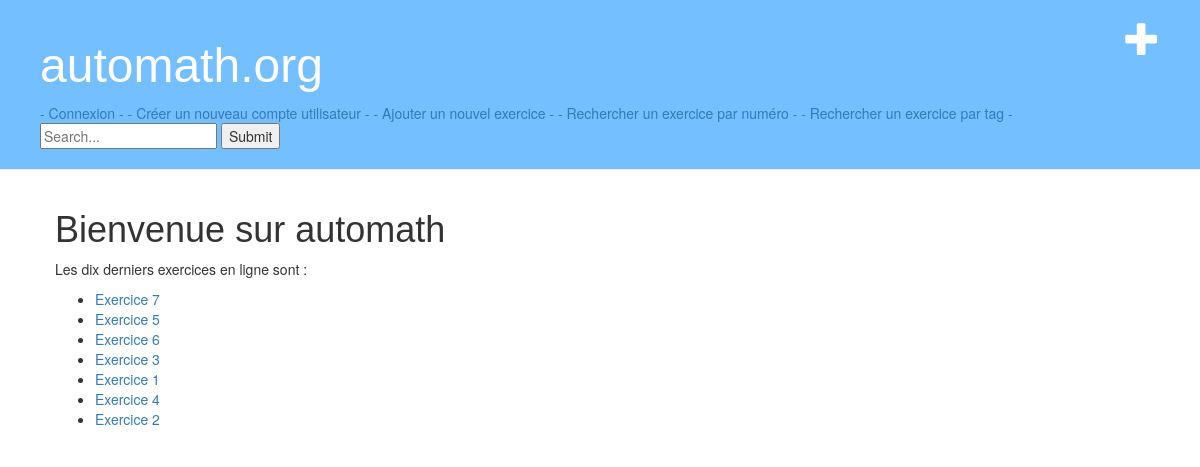
Before: /exobase/ with the older database file.
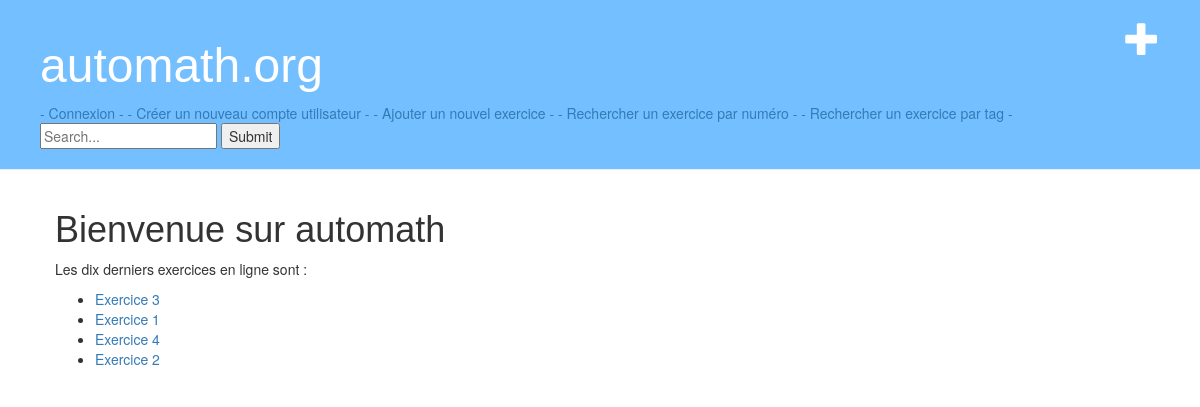
After: the same page with the newer database file.
### exobase/models.py (models this page shows, shortened)
class Exercice(models.Model):
    enonce_text = models.TextField()
    corrige_text = models.TextField(default="pas de correction")
    pub_date = models.DateTimeField('date published')
    tags = TaggableManager()
    author = models.ForeignKey(User)

### exobase/views.py (the view)
def index(request):
    latest_exercice_list = Exercice.objects.order_by('-pub_date')[:10]
    context = {'latest_exercice_list': latest_exercice_list}
    return render(request, 'exobase/index.html', context)

### exobase/templates/exobase/index.html
{% extends 'exobase/base.html' %}
{% block content %}
<h1>Bienvenue sur automath</h1>
{% if latest_exercice_list %}
<p> Les dix derniers exercices en ligne sont : </p>
    <ul>
    {% for exercice in latest_exercice_list %}
        <li><a href="/exobase/{{ exercice.id }}/">Exercice {{ exercice.id }}</a></li>
    {% endfor %}
    </ul>
{% else %}
    <p>Aucun exercice n'est présent dans la base.</p>
{% endif %}
{% endblock %}

Changed rows visible on the page:
removed Exercice: id "7"
removed Exercice: id "5"
removed Exercice: id "6"
